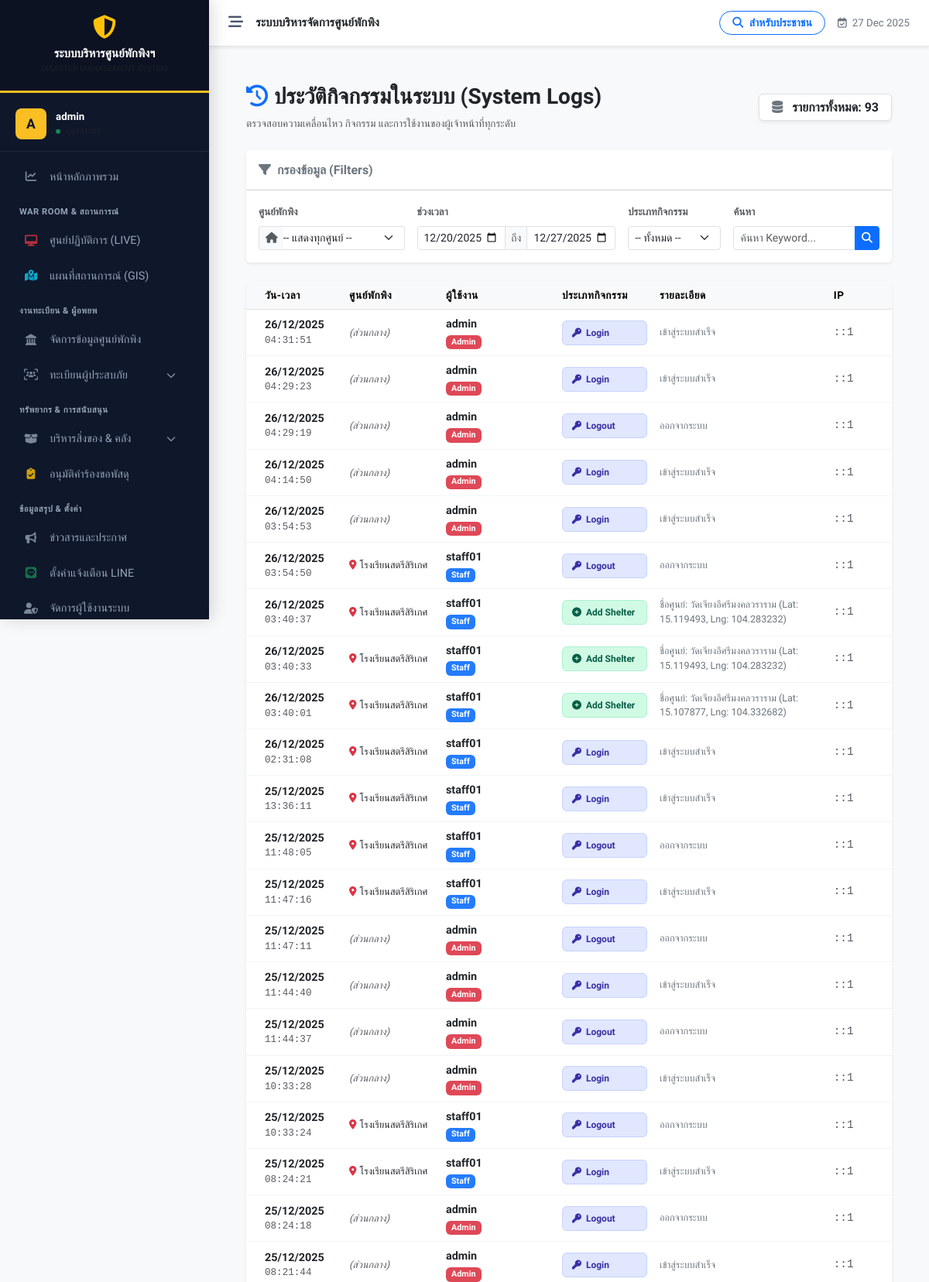
Screenshot of /system_log_list.php (signed in, upper part) with the database file from the repository.
### tables this page shows
CREATE TABLE `system_logs` (
  `id` int(11) NOT NULL,
  `user_id` int(11) DEFAULT NULL,
  `action` varchar(50) NOT NULL COMMENT 'ประเภทการกระทำ (Login, Add, Edit)',
  `description` text DEFAULT NULL COMMENT 'รายละเอียดเพิ่มเติม',
  `ip_address` varchar(45) DEFAULT NULL,
  `created_at` timestamp NOT NULL DEFAULT current_timestamp()
);

CREATE TABLE `users` (
  `id` int(11) NOT NULL,
  `username` varchar(50) NOT NULL COMMENT 'ชื่อผู้ใช้',
  `password` varchar(255) NOT NULL COMMENT 'รหัสผ่าน (Hashed)',
  `first_name` varchar(100) DEFAULT '',
  `last_name` varchar(100) DEFAULT '',
  `full_name` varchar(100) NOT NULL COMMENT 'ชื่อ-นามสกุล',
  `role` varchar(50) NOT NULL DEFAULT 'staff',
  `shelter_id` int(11) DEFAULT NULL COMMENT 'สังกัดศูนย์พักพิง',
  `created_at` timestamp NOT NULL DEFAULT current_timestamp(),
  `last_login` datetime DEFAULT NULL
);

CREATE TABLE `shelters` (
  `id` int(11) NOT NULL,
  `incident_id` int(11) NOT NULL COMMENT 'ผูกกับเหตุการณ์ไหน',
  `name` varchar(200) NOT NULL COMMENT 'ชื่อศูนย์',
  `location` text NOT NULL COMMENT 'ที่ตั้ง',
  `district` varchar(100) DEFAULT NULL,
  `province` varchar(100) DEFAULT NULL,
  `latitude` decimal(10,8) DEFAULT NULL,
  `longitude` decimal(11,8) DEFAULT NULL,
  `capacity` int(11) NOT NULL DEFAULT 0 COMMENT 'ความจุสูงสุด',
  `contact_person` varchar(255) DEFAULT NULL,
  `contact_phone` varchar(20) DEFAULT NULL,
  `status` enum('open','full','closed') NOT NULL DEFAULT 'open',
  `last_updated` datetime DEFAULT NULL,
  `created_at` datetime DEFAULT current_timestamp()
);

### system_log_list.php (the view, shortened to what this page needs)
<?php
require_once 'config/db.php';
$search     = isset($_GET['search']) ? trim($_GET['search']) : '';
$start_date = $_GET['start_date'] ?? date('Y-m-d', strtotime('-7 days'));
$end_date   = $_GET['end_date'] ?? date('Y-m-d');
$page = isset($_GET['page']) ? (int)$_GET['page'] : 1;
$limit = 50;
$offset = ($page - 1) * $limit;
$params = [];
$where = " WHERE 1=1 ";
if ($start_date && $end_date) {
    $where .= " AND l.created_at BETWEEN ? AND ? ";
    $params[] = $start_date . " 00:00:00";
    $params[] = $end_date . " 23:59:59";
}
$count_sql = "SELECT COUNT(*)
              FROM system_logs l
              LEFT JOIN users u ON l.user_id = u.id
              $where";
$stmt_count = $pdo->prepare($count_sql);
$stmt_count->execute($params);
$total_records = $stmt_count->fetchColumn();
$sql = "SELECT l.*, u.username, u.role, s.name as shelter_name
        FROM system_logs l
        LEFT JOIN users u ON l.user_id = u.id
        LEFT JOIN shelters s ON u.shelter_id = s.id
        $where
        ORDER BY l.created_at DESC
        LIMIT $limit OFFSET $offset";
$stmt = $pdo->prepare($sql);
$stmt->execute($params);
$logs = $stmt->fetchAll();
?>
<!DOCTYPE html>
<html lang="th">
<head>
    <link href="https://cdn.jsdelivr.net/npm/bootstrap@5.3.0/dist/css/bootstrap.min.css" rel="stylesheet">
    <link rel="stylesheet" href="https://cdnjs.cloudflare.com/ajax/libs/font-awesome/6.4.0/css/all.min.css">
</head>
<body class="bg-light">
<?php include 'includes/header.php'; ?>
<div class="container-fluid px-4 mt-4">
    <div class="d-flex justify-content-between align-items-center mb-4 flex-wrap gap-2">
        <div>
            <h3 class="fw-bold text-dark"><i class="fas fa-history text-primary me-2"></i>ประวัติกิจกรรมในระบบ (System Logs)</h3>
            <p class="text-muted small mb-0">ตรวจสอบความเคลื่อนไหว กิจกรรม และการใช้งานของผู้เจ้าหน้าที่ทุกระดับ</p>
        </div>
        <div>
            <span class="badge bg-white text-dark border shadow-sm fs-6 px-3 py-2">
                <i class="fas fa-database text-secondary me-2"></i> รายการทั้งหมด: <strong><?php echo number_format($total_records); ?></strong>
            </span>
        </div>
    </div>
    <div class="card shadow-sm border-0 mb-4">
        <div class="card-header bg-white py-3">
            <h6 class="m-0 fw-bold text-secondary"><i class="fas fa-filter me-2"></i>กรองข้อมูล (Filters)</h6>
        </div>
        <div class="card-body bg-white rounded-bottom">
            <form action="" method="GET" class="row g-3 align-items-end">
                <div class="col-md-3">
                    <label class="form-label small fw-bold text-muted">ศูนย์พักพิง</label>
                    <div class="input-group input-group-sm">
                        <span class="input-group-text bg-light border-end-0"><i class="fas fa-home text-muted"></i></span>
                        <select name="shelter_id" class="form-select border-start-0 ps-0">
                            <option value="">-- แสดงทุกศูนย์ --</option>
                        </select>
                    </div>
                </div>
                <div class="col-md-4">
                    <label class="form-label small fw-bold text-muted">ช่วงเวลา</label>
                    <div class="input-group input-group-sm">
                        <input type="date" name="start_date" class="form-control" value="<?php echo $start_date; ?>">
                        <span class="input-group-text bg-light border-start-0 border-end-0 text-muted">ถึง</span>
                        <input type="date" name="end_date" class="form-control" value="<?php echo $end_date; ?>">
                    </div>
                </div>
                <div class="col-md-2">
                    <label class="form-label small fw-bold text-muted">ประเภทกิจกรรม</label>
                    <select name="action_type" class="form-select form-select-sm">
                        <option value="">-- ทั้งหมด --</option>
                    </select>
                </div>
                <div class="col-md-3">
                    <label class="form-label small fw-bold text-muted">ค้นหา</label>
                    <div class="input-group input-group-sm">
                        <input type="text" name="search" class="form-control" placeholder="ค้นหา Keyword..." value="<?php echo htmlspecialchars($search); ?>">
                        <button type="submit" class="btn btn-primary"><i class="fas fa-search"></i></button>
                    </div>
                </div>
            </form>
        </div>
    </div>
    <div class="card shadow-sm border-0 mb-5">
        <div class="card-body p-0">
            <div class="table-responsive">
                <table class="table table-logs mb-0">
                    <thead class="table-light">
                        <tr>
                            <th class="ps-4" style="width: 15%;">วัน-เวลา</th>
                            <th style="width: 15%;">ศูนย์พักพิง</th>
                            <th style="width: 18%;">ผู้ใช้งาน</th>
                            <th style="width: 15%;">ประเภทกิจกรรม</th>
                            <th style="width: 27%;">รายละเอียด</th>
                            <th style="width: 10%;">IP</th>
                        </tr>
                    </thead>
                    <tbody>
                        <?php if (empty($logs)): ?>
                            <tr><td colspan="6" class="text-center py-5 text-muted">
                                <i class="fas fa-search fa-3x mb-3 text-secondary opacity-25"></i><br>
                                ไม่พบข้อมูลตามเงื่อนไขที่ค้นหา
                            </td></tr>
                        <?php else: ?>
                            <?php foreach ($logs as $row):
                                $act = strtolower($row['action']);
                                $badgeClass = 'badge-other';
                                $icon = 'fa-circle';
                                if (strpos($act, 'login') !== false || strpos($act, 'logout') !== false) {
                                    $badgeClass = 'badge-login'; $icon = 'fa-key';
                                } elseif (strpos($act, 'add') !== false || strpos($act, 'insert') !== false || strpos($act, 'create') !== false || strpos($act, 'register') !== false) {
                                    $badgeClass = 'badge-add'; $icon = 'fa-plus-circle';
                                } elseif (strpos($act, 'edit') !== false || strpos($act, 'update') !== false) {
                                    $badgeClass = 'badge-edit'; $icon = 'fa-pen';
                                } elseif (strpos($act, 'delete') !== false || strpos($act, 'remove') !== false) {
                                    $badgeClass = 'badge-delete'; $icon = 'fa-trash-alt';
                                } elseif (strpos($act, 'stock') !== false || strpos($act, 'distribute') !== false || strpos($act, 'inventory') !== false) {
                                    $badgeClass = 'badge-inv'; $icon = 'fa-box-open';
                                }
                                $roleBadge = 'bg-secondary';
                                if ($row['role'] == 'admin') $roleBadge = 'bg-danger';
                                elseif ($row['role'] == 'staff') $roleBadge = 'bg-primary';
                                elseif ($row['role'] == 'donation_officer') $roleBadge = 'bg-success';
                                $shelterDisplay = $row['shelter_name'] ?
                                    '<div class="text-dark small"><i class="fas fa-map-marker-alt text-danger me-1"></i>'.htmlspecialchars($row['shelter_name']).'</div>' :
                                    '<span class="text-muted small"><em>(ส่วนกลาง)</em></span>';
                            ?>
                            <tr>
                                <td class="ps-4 text-nowrap">
                                    <div class="fw-bold text-dark"><?php echo date('d/m/Y', strtotime($row['created_at'])); ?></div>
                                    <div class="small text-muted font-monospace"><?php echo date('H:i:s', strtotime($row['created_at'])); ?></div>
                                </td>
                                <td>
                                    <?php echo $shelterDisplay; ?>
                                </td>
                                <td>
                                    <div class="d-flex align-items-center">
                                        <div class="fw-bold text-dark me-2"><?php echo htmlspecialchars($row['username'] ?? 'Unknown'); ?></div>
                                    </div>
                                    <span class="badge user-role-badge <?php echo $roleBadge; ?>">
                                        <?php echo htmlspecialchars(ucfirst(str_replace('_', ' ', $row['role'] ?? 'unknown'))); ?>
                                    </span>
                                </td>
                                <td>
                                    <span class="badge-action <?php echo $badgeClass; ?>">
                                        <i class="fas <?php echo $icon; ?>"></i> <?php echo htmlspecialchars($row['action']); ?>
                                    </span>
                                </td>
                                <td class="text-secondary">
                                    <div class="text-break small" style="max-width: 350px; line-height: 1.5;">
                                        <?php
                                            echo htmlspecialchars($row['details'] ?? ($row['description'] ?? '-'));
                                        ?>
                                    </div>
                                </td>
                                <td class="small text-muted font-monospace">
                                    <?php echo htmlspecialchars($row['ip_address'] ?? '-'); ?>
                                </td>
                            </tr>
                            <?php endforeach; ?>
                        <?php endif; ?>
                    </tbody>
                </table>
            </div>
        </div>
    </div>
</div>
<?php include 'includes/footer.php'; ?>
</body>
</html>

### system_log_list.php (style rules this page uses)
.table-logs th { background-color: #f1f5f9; font-weight: 600; font-size: 0.85rem; text-transform: uppercase; letter-spacing: 0.5px; color: #475569; }
.table-logs td { font-size: 0.9rem; vertical-align: middle; border-bottom: 1px solid #f1f5f9; }
.badge-action { font-size: 0.75rem; font-weight: 600; padding: 6px 12px; border-radius: 6px; display: inline-flex; align-items: center; gap: 6px; min-width: 110px; }
.badge-login { background-color: #e0e7ff; color: #3730a3; border: 1px solid #c7d2fe; }
.badge-add { background-color: #d1fae5; color: #065f46; border: 1px solid #a7f3d0; }
.user-role-badge { font-size: 0.7rem; padding: 2px 8px; border-radius: 12px; opacity: 0.9; }

### includes/header.php (style rules this page uses)
:root { --sidebar-width: 270px; --header-height: 60px; --nav-bg: #0f172a; --nav-hover: #1e293b; --active-gold: #fbbf24; --text-main: #f1f5f9; --text-muted: #94a3b8; --body-bg: #f8fafc; --border-color: rgba(255,255,255,0.08); }
body { font-family: 'Prompt', sans-serif; background-color: var(--body-bg); color: #334155; overflow-x: hidden; font-size: 0.95rem; }

### rows the page displays
system_logs: created_at "26/12/2025", created_at "04:31:51", shows "(ส่วนกลาง)", user.username "admin", user.role "Admin", action "Login", description "เข้าสู่ระบบสำเร็จ", ip_address "::1"
system_logs: created_at "26/12/2025", created_at "04:29:23", shows "(ส่วนกลาง)", user.username "admin", user.role "Admin", action "Login", description "เข้าสู่ระบบสำเร็จ", ip_address "::1"
system_logs: created_at "26/12/2025", created_at "04:29:19", shows "(ส่วนกลาง)", user.username "admin", user.role "Admin", action "Logout", description "ออกจากระบบ", ip_address "::1"
system_logs: created_at "26/12/2025", created_at "04:14:50", shows "(ส่วนกลาง)", user.username "admin", user.role "Admin", action "Login", description "เข้าสู่ระบบสำเร็จ", ip_address "::1"
system_logs: created_at "26/12/2025", created_at "03:54:53", shows "(ส่วนกลาง)", user.username "admin", user.role "Admin", action "Login", description "เข้าสู่ระบบสำเร็จ", ip_address "::1"
system_logs: created_at "26/12/2025", created_at "03:54:50", shelters.name "โรงเรียนสตรีสิริเกศ", user.username "staff01", user.role "Staff", action "Logout", description "ออกจากระบบ", ip_address "::1"
system_logs: created_at "26/12/2025", created_at "03:40:37", shelters.name "โรงเรียนสตรีสิริเกศ", user.username "staff01", user.role "Staff", action "Add Shelter", description "ชื่อศูนย์: วัดเจียงอีศรีมงคลวราราม (Lat: 15.119493, Lng: 104.283232)", ip_address "::1"
system_logs: created_at "26/12/2025", created_at "03:40:33", shelters.name "โรงเรียนสตรีสิริเกศ", user.username "staff01", user.role "Staff", action "Add Shelter", description "ชื่อศูนย์: วัดเจียงอีศรีมงคลวราราม (Lat: 15.119493, Lng: 104.283232)", ip_address "::1"
system_logs: created_at "26/12/2025", created_at "03:40:01", shelters.name "โรงเรียนสตรีสิริเกศ", user.username "staff01", user.role "Staff", action "Add Shelter", description "ชื่อศูนย์: วัดเจียงอีศรีมงคลวราราม (Lat: 15.107877, Lng: 104.332682)", ip_address "::1"
system_logs: created_at "26/12/2025", created_at "02:31:08", shelters.name "โรงเรียนสตรีสิริเกศ", user.username "staff01", user.role "Staff", action "Login", description "เข้าสู่ระบบสำเร็จ", ip_address "::1"
system_logs: created_at "25/12/2025", created_at "13:36:11", shelters.name "โรงเรียนสตรีสิริเกศ", user.username "staff01", user.role "Staff", action "Login", description "เข้าสู่ระบบสำเร็จ", ip_address "::1"
system_logs: created_at "25/12/2025", created_at "11:48:05", shelters.name "โรงเรียนสตรีสิริเกศ", user.username "staff01", user.role "Staff", action "Logout", description "ออกจากระบบ", ip_address "::1"
system_logs: created_at "25/12/2025", created_at "11:47:16", shelters.name "โรงเรียนสตรีสิริเกศ", user.username "staff01", user.role "Staff", action "Login", description "เข้าสู่ระบบสำเร็จ", ip_address "::1"
system_logs: created_at "25/12/2025", created_at "11:47:11", shows "(ส่วนกลาง)", user.username "admin", user.role "Admin", action "Logout", description "ออกจากระบบ", ip_address "::1"
system_logs: created_at "25/12/2025", created_at "11:44:40", shows "(ส่วนกลาง)", user.username "admin", user.role "Admin", action "Login", description "เข้าสู่ระบบสำเร็จ", ip_address "::1"
system_logs: created_at "25/12/2025", created_at "11:44:37", shows "(ส่วนกลาง)", user.username "admin", user.role "Admin", action "Logout", description "ออกจากระบบ", ip_address "::1"
system_logs: created_at "25/12/2025", created_at "10:33:28", shows "(ส่วนกลาง)", user.username "admin", user.role "Admin", action "Login", description "เข้าสู่ระบบสำเร็จ", ip_address "::1"
system_logs: created_at "25/12/2025", created_at "10:33:24", shelters.name "โรงเรียนสตรีสิริเกศ", user.username "staff01", user.role "Staff", action "Logout", description "ออกจากระบบ", ip_address "::1"
system_logs: created_at "25/12/2025", created_at "08:24:21", shelters.name "โรงเรียนสตรีสิริเกศ", user.username "staff01", user.role "Staff", action "Login", description "เข้าสู่ระบบสำเร็จ", ip_address "::1"
system_logs: created_at "25/12/2025", created_at "08:24:18", shows "(ส่วนกลาง)", user.username "admin", user.role "Admin", action "Logout", description "ออกจากระบบ", ip_address "::1"
system_logs: created_at "25/12/2025", created_at "08:21:44", shows "(ส่วนกลาง)", user.username "admin", user.role "Admin", action "Login", description "เข้าสู่ระบบสำเร็จ", ip_address "::1"

### other values shown
substr($_SESSION['username'] ?? 'U', 0, 1) "A"
$_SESSION['username'] "admin"
$total_records "93"
